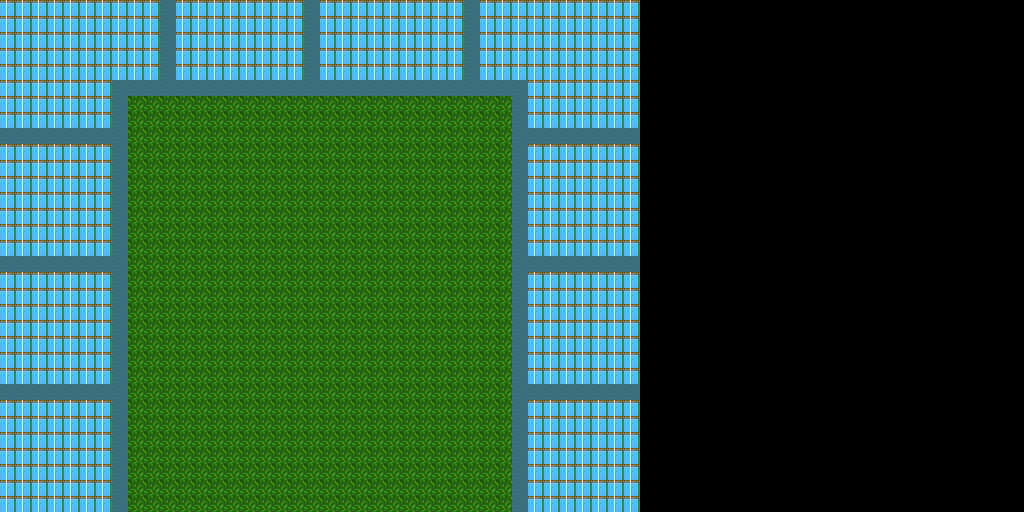

The image is a tile-based game level rendered from a .tmx file. Its description and source (layers, tilesets, objects; grid data summarised) follow:
An orthogonal 64x32 tile map with 16x16 px tiles, 1 tile layer (Tile Layer 1), 2 tilesets.

<map version="1.0" orientation="orthogonal" width="64" height="32" tilewidth="16" tileheight="16">
 <tileset firstgid="1" name="set1" tilewidth="16" tileheight="16">
  <image source="set.jpg" width="225" height="225" />
 </tileset>
 <tileset firstgid="197" name="set2" tilewidth="16" tileheight="16">
  <image source="japhouse.png" width="256" height="1632" />
 </tileset>
 <layer name="Tile Layer 1" width="64" height="32">
  <data>[2048 cells, 1280 non-empty, 3 distinct tile ids]</data>
 </layer>
</map>
